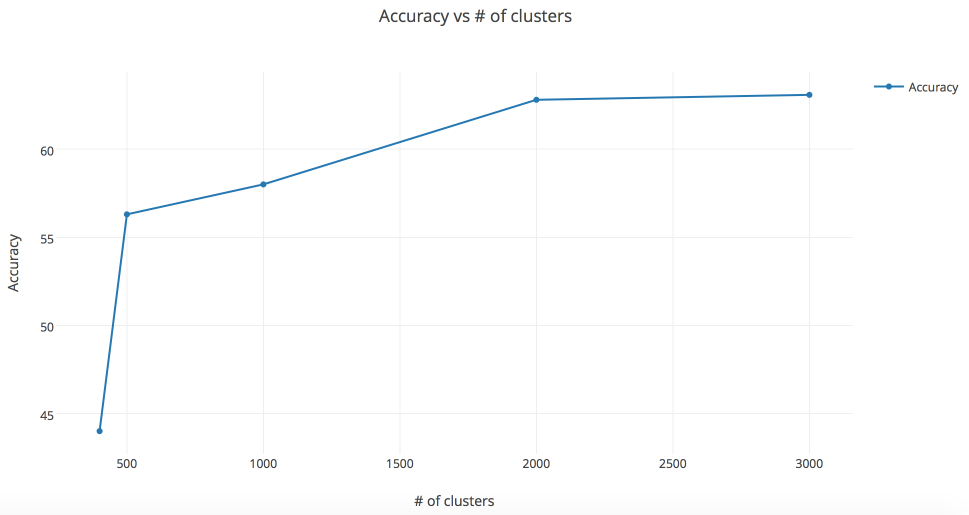
#> input picture project/output/Accuracy_clusters.png, 1938 x 1030 px, given as the content of the folder ./Images/test/, which was not available (shown at 1/2 size)
$ python resize_images.py
#> lines starting #> are read from the running program, lines starting #| are printed output that depends on the picture
"""resize images

Resize the given set of images to a common standard size (256x256), (512,512)
"""
import os
import cv2
import pdb

imgPath = './Images/test/'
outDir = './Resize/test/'

def resize(imgFile, dim):
#> called with imgFile = '_only/Accuracy_clusters.png', dim = (256, 256)
    img = cv2.imread(imgFile)
#> img is the input picture: shape (1030, 1938, 3); mean B, G, R 253.6, 253.4, 253.1
    resize_img = cv2.resize(img, dim)
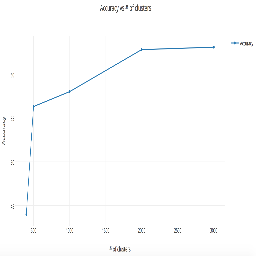
#> resize_img: shape (256, 256, 3); mean B, G, R 253.6, 253.4, 253.1
    return resize_img

if __name__ == '__main__':
    # pdb.set_trace()
    for root, dirs, files in os.walk(imgPath):
        for name in files:
            if name.startswith('.'):
                print("Ignoring file : ", name)
                continue
            try:
                folder = root.split('/')[-1]
                fpath = os.path.join(root, name)
                print("Resizing file... ", fpath)
                img = resize(fpath, (256, 256))

                outPath = os.path.join(outDir, folder)
                fname = os.path.join(outPath, name)

                if not os.path.exists(outPath):
                    os.makedirs(outPath)

                cv2.imwrite(fname, img)
            except Exception as e:
                print("error: ", e)
                continue

$ run again, on project/output/hist/Forest.png
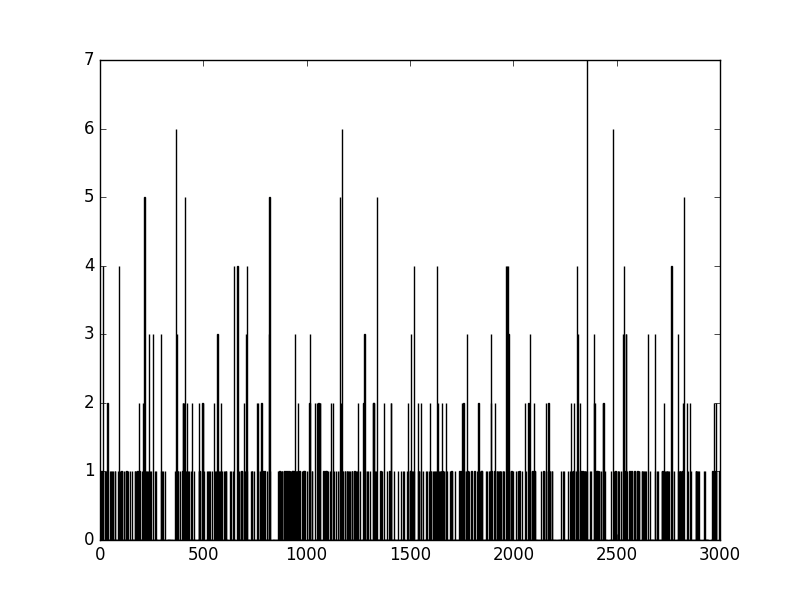
#> input picture project/output/hist/Forest.png, 800 x 600 px, given as the content of the folder ./Images/test/, which was not available
#> in resize, img is the input picture: shape (600, 800, 3); mean B, G, R 226.1, 226.1, 226.1
#> in resize, `resize_img = cv2.resize(img, dim)`:
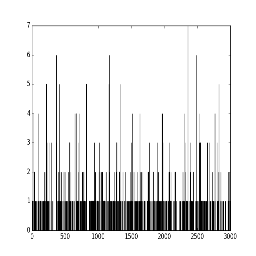
#> resize_img: shape (256, 256, 3); mean B, G, R 226.5, 226.5, 226.5
